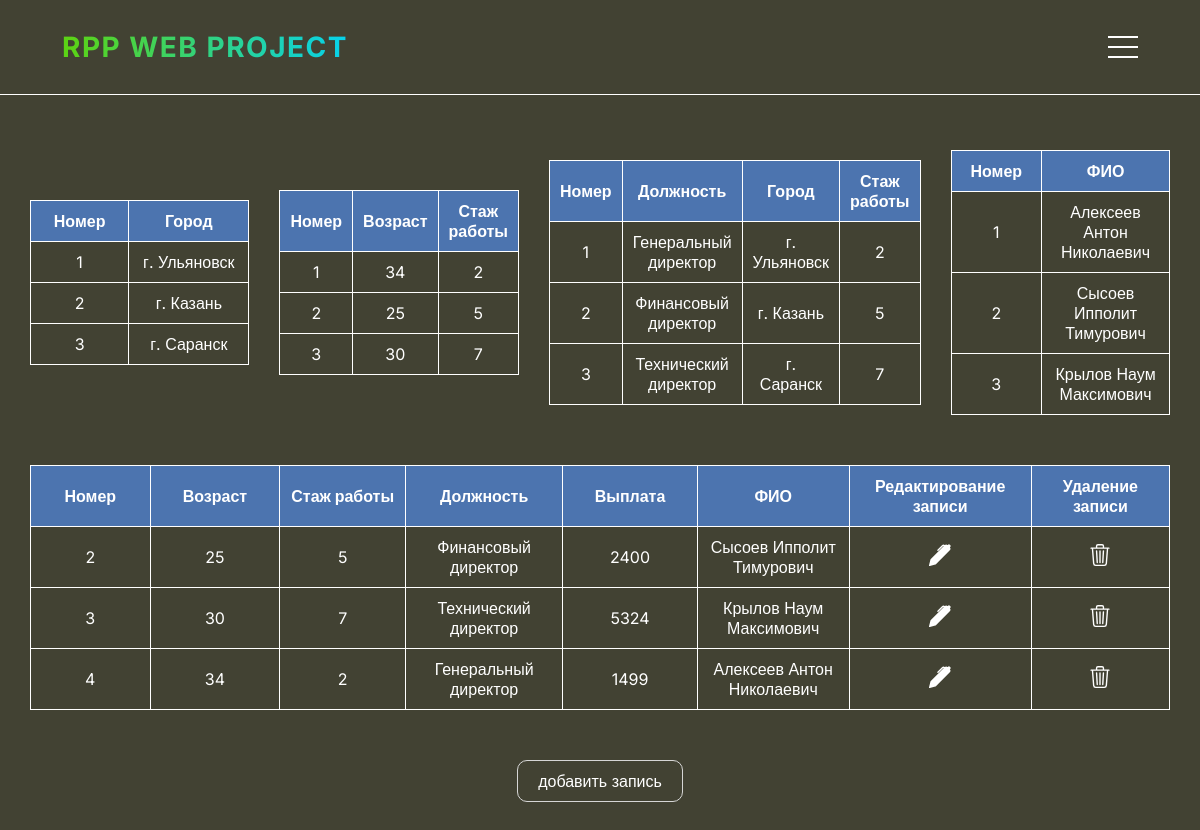
Page /laboratory_seven/ on the committed database.
### main/models.py (models this page shows, shortened)
class City(models.Model):
    city = models.CharField('Город', max_length=20)
    def __str__(self):
        return f'{self.city}'

class Age(models.Model):
    age = models.IntegerField('Возраст')
    workExperience = models.IntegerField('Стаж работы')
    def __str__(self):
        return f'{self.workExperience}'

class WorkExperience(models.Model):
    city = models.OneToOneField(City, on_delete=models.CASCADE)
    workExperience = models.OneToOneField(Age, on_delete=models.CASCADE)
    positiom = models.CharField('Должность', max_length=20)
    def __str__(self):
        return f'{self.positiom}'

class FullName(models.Model):
    fullName = models.CharField('ФИО', max_length=20)

class Position(models.Model):
    id = models.BigAutoField(auto_created=True, primary_key=True, serialize=False, verbose_name='ID')
    positiom = models.ForeignKey(WorkExperience, on_delete=models.CASCADE)
    fullName = models.ManyToManyField(FullName)
    payment = models.IntegerField("Выплата")

### main/views.py (the view)
# urls.py: path('laboratory_seven/', laboratory_seven, name='lab7'),
def laboratory_seven(request):
    city = City.objects.all()
    age = Age.objects.all()
    workExperience = WorkExperience.objects.all()
    fullName = FullName.objects.all()
    position = Position.objects.all()
    context = {'city': city, 'age': age, 'workExperience': workExperience, 'fullName': fullName, 'position': position}
    return render(request, 'main/laboratory_seven.html', context)

### main/templates/main/laboratory_seven.html (shortened to what this page needs)
{% extends 'main/layout.html' %}
{% block content %}
<div style="display: flex; flex-direction: column; align-items: center; gap: 50px;">
    <div style="gap: 30px; display: flex; align-items: center;">
        <table style="color: white;">
            <tr>
                <th>Номер</th>
                <th>Город</th>
            </tr>
            {% for object in city %}
            <tr>
                <td>{{ object.id }}</td>
                <td>г. {{ object.city }}</td>
            </tr>
            {% endfor %}
        </table>
        <table style="color: white;">
            <tr>
                <th>Номер</th>
                <th>Возраст</th>
                <th>Стаж работы</th>
            </tr>
            {% for object in age %}
            <tr>
                <td>{{ object.id }}</td>
                <td>{{ object.age }}</td>
                <td>{{ object.workExperience }}</td>
            </tr>
            {% endfor %}
        </table>
        <table style="color: white;">
            <tr>
                <th>Номер</th>
                <th>Должность</th>
                <th>Город</th>
                <th>Стаж работы</th>
            </tr>
            {% for object in workExperience %}
            <tr>
                <td>{{ object.id }}</td>
                <td>{{ object.positiom }}</td>
                <td>г. {{ object.city }}</td>
                <td>{{ object.workExperience }}</td>
            </tr>
            {% endfor %}
        </table>
        <table style="color: white;">
            <tr>
                <th>Номер</th>
                <th>ФИО</th>
            </tr>
            {% for object in fullName %}
            <tr>
                <td>{{ object.id }}</td>
                <td>{{ object.fullName }}</td>
            </tr>
            {% endfor %}
        </table>
    </div>
    <div>
        <table style="color: white;">
            <tr>
                <th>Номер</th>
                <th>Возраст</th>
                <th>Стаж работы</th>
                <th>Должность</th>
                <th>Выплата</th>
                <th>ФИО</th>
                <th>Редактирование записи</th>
                <th>Удаление записи</th>
            </tr>
            {% for object in position %}
            <tr>
                <td>{{ object.id }}</td>
                <td>{{ object.positiom.workExperience.age }}</td>
                <td>{{ object.positiom.workExperience }}</td>
                <td>{{ object.positiom }}</td>
                <td>{{ object.payment }}</td>
                <td>
                    {% for dev in object.fullName.all %}
                    {{ dev.fullName }}
                    {% endfor %}
                </td>
                <td><a class="model_btn update" href="{% url 'update_record' object.id %}" style="color: white;">
                </a></td>
                <td><a class="model_btn delete" href="{% url 'delete_rec' object.id %}" style="color: white;">
                </a></td>
            </tr>
            {% endfor %}
        </table>
    </div>
    <a class="edit_btn add" href="{% url 'create_record' %}">Добавить запись</a>
</div>
{% endblock %}

### main/templates/main/layout.html (shortened to what this page needs)
{% load static %}
<!doctype html>
<html lang="ru">
<head>
    <link rel="stylesheet" href="{% static 'main/main/css/index.css' %}">
    <link rel="stylesheet" href="{% static 'main/main/css/reset.css' %}">
    <link rel="stylesheet" href="{% static 'main/main/css/media.css' %}">
    <link rel="stylesheet" href="{% static 'main/main/css/model.css' %}">
    <link rel="stylesheet" href="{% static 'main/main/css/modal_window.css' %}">
</head>
<body>
    <header>
        <div class="wrap_container">
            <div class="header_nav">
                <h1 class="logo"><a href="{% url 'home_page' %}">RPP Web Project</a></h1>
                 <div class="burger-menu">
                      <span></span>
                      <span></span>
                      <span></span>
                </div>
            </div>
        </div>
    </header>
    <main>
        <div class="wrap_container">
            <div class="main_col">
                {% block content %}
                {% endblock %}
            </div>
        </div>
    </main>
</body>
</html>

### main/static/main/main/css/index.css (style rules this page uses)
.wrap_container { max-width: 1360px; padding: 0 30px; margin: 0 auto; }
body { background: #424233; font-family: 'Inter', sans-serif; }
header { font-family: 'Inter', sans-serif; font-style: normal; left: 0; right: 0; margin-left: auto; margin-right: auto; top: 0; background: $white; z-index: 200; position: fixed; border-bottom: 1px solid rgb(255, 255, 255); transition: all 0.5s; }
.header_nav { padding: 32px; display: flex; align-items: center; justify-content: space-between; }
.logo { font-weight: 700; font-size: 28px; line-height: 22px; letter-spacing: 1.5px; text-transform: uppercase; background: linear-gradient(93.51deg, #5bd316 2.84%, #07d2ec 99.18%); -webkit-background-clip: text; -webkit-text-fill-color: transparent; background-clip: text; text-fill-color: transparent; }
.logo a { cursor: pointer; }
.burger-menu { width: 30px; height: 30px; position: relative; z-index: 20; display: none; cursor: pointer; }
.burger-menu span { transition: all 0.4s; width: 30px; height: 2px; position: absolute; top: 50%; left: 50%; background: white; transform: translate(-50%, -50%); }
.burger-menu span:nth-child(1) { top: calc(50% - 10px); }
.burger-menu span:nth-child(2) { top: calc(50% + 10px); }
main { display: flex; justify-content: center; align-items: center; flex-direction: column; padding: 150px 0; }
.main_col { display:flex; justify-content: center; align-items: center; flex-direction: column; color: white; gap: 50px; }

### main/static/main/main/css/media.css (style rules this page uses)
@media (max-width: 1230px) { .burger-menu { display: flex; } }

### main/static/main/main/css/model.css (style rules this page uses)
.edit_btn { padding: 10px 20px; color: hsl(0deg 0% 100%); text-align: center; border: 1px solid hsl(0deg 0% 84%); border-radius: 10px; text-transform: lowercase; }

### main/templates/main/laboratory_seven.html (style rules this page uses)
table { width: 100%; border-collapse: collapse; color: white; }
th, td { border: 1px solid white; padding: 10px; max-width: 100%; width: 300px; text-align: center; }
th { background-color: #4c74af; }

### rows in the picture
City: id "1", city "Ульяновск"
City: id "2", city "Казань"
City: id "3", city "Саранск"
Age: id "1", age "34", workExperience "2"
Age: id "2", age "25", workExperience "5"
Age: id "3", age "30", workExperience "7"
WorkExperience: id "1", positiom "Генеральный директор", city "Ульяновск", workExperience "2"
WorkExperience: id "2", positiom "Финансовый директор", city "Казань", workExperience "5"
WorkExperience: id "3", positiom "Технический директор", city "Саранск", workExperience "7"
FullName: id "1", fullName "Алексеев Антон Николаевич"
FullName: id "2", fullName "Сысоев Ипполит Тимурович"
FullName: id "3", fullName "Крылов Наум Максимович"
Position: id "2", positiom.workExperience.age "25", positiom.workExperience "5", positiom "Финансовый директор", payment "2400"
Position: id "3", positiom.workExperience.age "30", positiom.workExperience "7", positiom "Технический директор", payment "5324"
Position: id "4", positiom.workExperience.age "34", positiom.workExperience "2", positiom "Генеральный директор", payment "1499"
